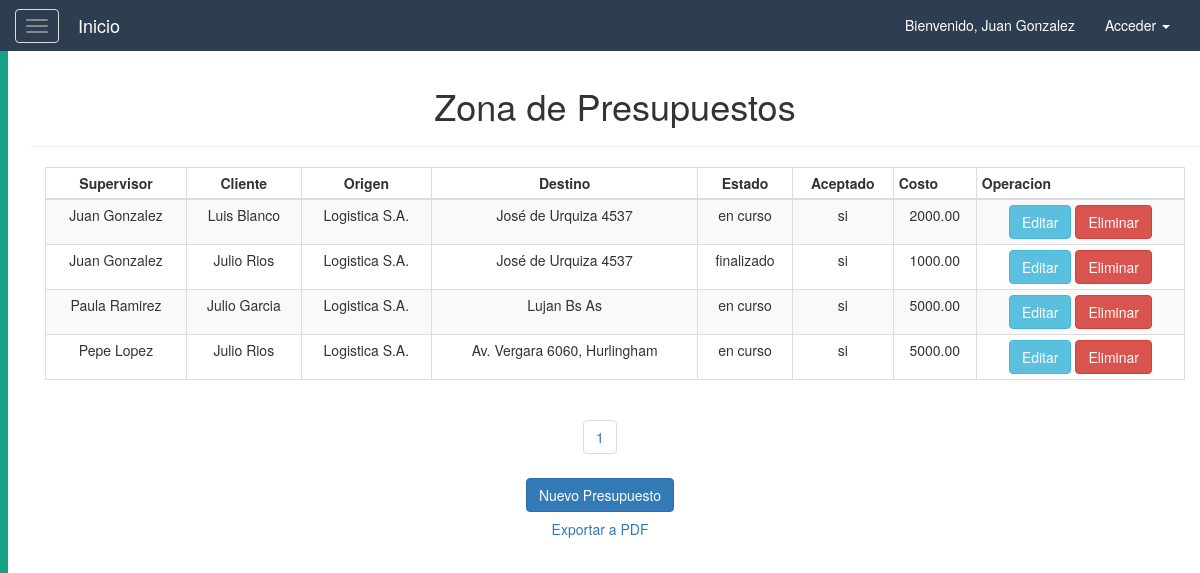
The page /logistica/vista_presupuestos.php (signed in) on the database its author committed.
### tables this page shows
CREATE TABLE `presupuesto` (
  `idPresupuesto` int(11) NOT NULL,
  `idCliente` int(11) NOT NULL,
  `idUsuario` int(11) NOT NULL,
  `idViaje` int(11) NOT NULL,
  `tiempo_estimado` time NOT NULL,
  `km_previstos` int(11) NOT NULL,
  `combustible_previsto` int(11) NOT NULL,
  `costo_real` decimal(12,2) NOT NULL,
  `aceptado` enum('si','no') NOT NULL DEFAULT 'no',
  `estado` enum('en curso','finalizado','cancelado') NOT NULL DEFAULT 'en curso'
);

CREATE TABLE `usuario` (
  `idUsuario` int(11) NOT NULL,
  `tipo_doc` varchar(45) NOT NULL,
  `num_doc` int(11) NOT NULL,
  `nombre` varchar(45) NOT NULL,
  `fecha_nacimiento` date NOT NULL,
  `rol` enum('chofer','admin','supervisor','mecanico') NOT NULL DEFAULT 'chofer',
  `password` varchar(45) NOT NULL,
  `tipo_licencia` varchar(20) NOT NULL,
  `nro_licencia` int(11) NOT NULL
);

CREATE TABLE `cliente` (
  `idCliente` int(11) NOT NULL,
  `cuit` int(11) NOT NULL,
  `razon` varchar(45) NOT NULL,
  `dom_numero` int(11) NOT NULL,
  `dom_calle` varchar(45) NOT NULL,
  `dom_cp` varchar(45) NOT NULL,
  `dom_piso` int(11) NOT NULL DEFAULT '0',
  `telefono` varchar(45) NOT NULL
);

CREATE TABLE `viaje` (
  `idViaje` int(11) NOT NULL,
  `idPresupuesto` int(11) NOT NULL,
  `idCliente` int(11) NOT NULL,
  `fecha` datetime NOT NULL,
  `origen` varchar(45) NOT NULL,
  `destino` varchar(45) NOT NULL,
  `tipo_carga` varchar(45) NOT NULL,
  `tiempo` time NOT NULL,
  `combustible` int(11) DEFAULT NULL,
  `km_totales` int(11) DEFAULT NULL
);

### resources/db/control.php (called while the page is built, shortened)
<?php
    class controlDB{
        function __construct(){
            try{
            $host="localhost";
            $dbname="logistica";
            $user="root";
            $pass="";
            $this->con=mysqli_connect($host,$user,$pass) or die("No se puede conectar con la base de datos.");
            mysqli_select_db($this->con,$dbname)or die("No se encuentra la base de datos.");
            mysqli_set_charset($this->con, "utf8");
            }catch(Exception $ex){
                throw $ex;
            }
        }
        function consultar($sql){
        $link=$this->con;
        $stmt = mysqli_prepare($link, $sql);
        mysqli_stmt_execute($stmt);
        $result = $stmt->get_result();
        $data=null;
        while($fila=$result->fetch_assoc()){
            $data[]=$fila;
        }
        return $data;
        }
    }
?>

### resources/library/presupuestos_pag.php (called while the page is built, shortened)
<?php
    $tamagno_paginas = 6;
    if(isset($_GET['pagina'])){
        $pag = $_GET['pagina'];
    } else {
        $pag = 1;
    }
    $empezar_desde = ($pag-1) * $tamagno_paginas;
    $datos = $obj -> consultar("
	SELECT c.razon, u.nombre, p.idPresupuesto,p.idCliente,p.tiempo_estimado,p.estado,p.aceptado,p.costo_real,p.km_previstos,p.combustible_previsto,v.destino, v.origen
    FROM presupuesto p JOIN cliente c on c.idCliente=p.idCliente JOIN
    usuario u on u.idUsuario=p.idUsuario join viaje v on v.idViaje=p.idViaje
    ORDER BY u.nombre LIMIT $empezar_desde, $tamagno_paginas");
    $num_filas = count($obj->consultar("SELECT * FROM presupuesto"));
    $total_paginas = ceil($num_filas/$tamagno_paginas);
?>

### logistica/vista_presupuestos.php (the view, shortened to what this page needs)
<!DOCTYPE html>
<html lang="es">
<head>
    <?php
        require_once($_SERVER['DOCUMENT_ROOT'].'/resources/config.php');
        $obj = new controlDB();
        include $LIBRARY_PATH.'/presupuestos_pag.php';
    ?>
</head>
<body>
    <?php
        require_once($_SERVER['DOCUMENT_ROOT'].'/resources/templates/header.php');
    ?>
    <div id="wrapper">
        <?php
            require_once($_SERVER['DOCUMENT_ROOT'].'/resources/templates/sidebar.php');
        ?>
        <div id="page-content-wrapper">
            <div class="container-fluid">
                <div class="row">
                    <div class="col-lg-12 text-center">
                        <div class="container">
                            <div class="row">
                                <div class="col">
                                    <h1>Zona de Presupuestos</h1>
                                    <hr/>
                                </div>
                            </div>
                        </div>
                        <div class="container">
                            <div class="row">
                                <div class="col-lg-12 col-md-12 col-sm-12 col-xs-12">
                                    <div class="table-responsive">
                                        <table class="table table-striped table-bordered table-condensed table-hover">
                                            <thead>
                                                <th  class="text-center">Supervisor</th>
                                                <th  class="text-center">Cliente</th>
                                                <th  class="text-center">Origen</th>
                                                <th  class="text-center">Destino</th>
                                                <th  class="text-center">Estado</th>
                                                <th  class="text-center">Aceptado</th>
                                                <th>Costo</th>
                                                <th>Operacion</th>
                                            </thead>
                                            <?php foreach($datos as $td){ ?>
                                            <tr>
                                                <td><?php echo $td['nombre']; ?></td>
                                                <td><?php echo $td['razon']; ?></td>
                                                <td><?php echo $td['origen']; ?></td>
                                                <td><?php echo $td['destino']; ?></td>
                                                <td><?php echo $td['estado']; ?></td>
                                                <td><?php echo $td['aceptado']; ?></td>
                                                <td><?php echo $td['costo_real']; ?></td>
                                                <td class="text-center">
                                                    <a href="editarPresupuesto.php?id=<?php echo $td["idPresupuesto"]?>" class="btn btn-info">Editar</button>
                                                    </a>
                                                     <a href="bdPresupuestos.php?id=<?php echo $td["idPresupuesto"]?>&funcion=eliminar">
                                                        <button class="btn btn-danger">Eliminar</button>
                                                    </a>
                                                </td>
                                            </tr>
                                            <?php } ?>
                                        </table>
                                    </div>
                                </div>
                            </div>
                        </div>
                        <div class="row">
                            <div class="col">
                                <?php
                                    for($i = 1; $i <= $total_paginas; $i++){
                                    echo "<ul class='pagination'>
                                        <li><a href='?pagina=".$i."'>".$i."</a></li>
                                    </ul>";}
                                ?>
                            </div>
                        </div>
                        <div class="row">
                                <div class="col">
                                    <a href="registrarPresupuesto.php" class="btn btn-primary">Nuevo Presupuesto</a>
                                </div>
                        </div>
                        <div class="row">
                            <a href="exportarPresupuestos.php">
                                <button class="btn btn-link">Exportar a PDF</button>
                            </a>
                        </div>
                    </div>
                </div>
            </div>
    </body>
</html>

### resources/css/menuLateral.css (style rules this page uses)
#page-content-wrapper { width: 100%; height: 100%; position: absolute; padding: 15px; }

### rows shown on the page
presupuesto: idUsuario.nombre "Juan Gonzalez", idCliente.razon "Luis Blanco", idViaje.origen "Logistica S.A.", idViaje.destino "José de Urquiza 4537", estado "en curso", aceptado "si", costo_real "2000.00"
presupuesto: idUsuario.nombre "Juan Gonzalez", idCliente.razon "Julio Rios", idViaje.origen "Logistica S.A.", idViaje.destino "José de Urquiza 4537", estado "finalizado", aceptado "si", costo_real "1000.00"
presupuesto: idUsuario.nombre "Paula Ramirez", idCliente.razon "Julio Garcia", idViaje.origen "Logistica S.A.", idViaje.destino "Lujan Bs As", estado "en curso", aceptado "si", costo_real "5000.00"
presupuesto: idUsuario.nombre "Pepe Lopez", idCliente.razon "Julio Rios", idViaje.origen "Logistica S.A.", idViaje.destino "Av. Vergara 6060, Hurlingham", estado "en curso", aceptado "si", costo_real "5000.00"

### other values the page prints
$_SESSION['usuario'] "Juan Gonzalez"
